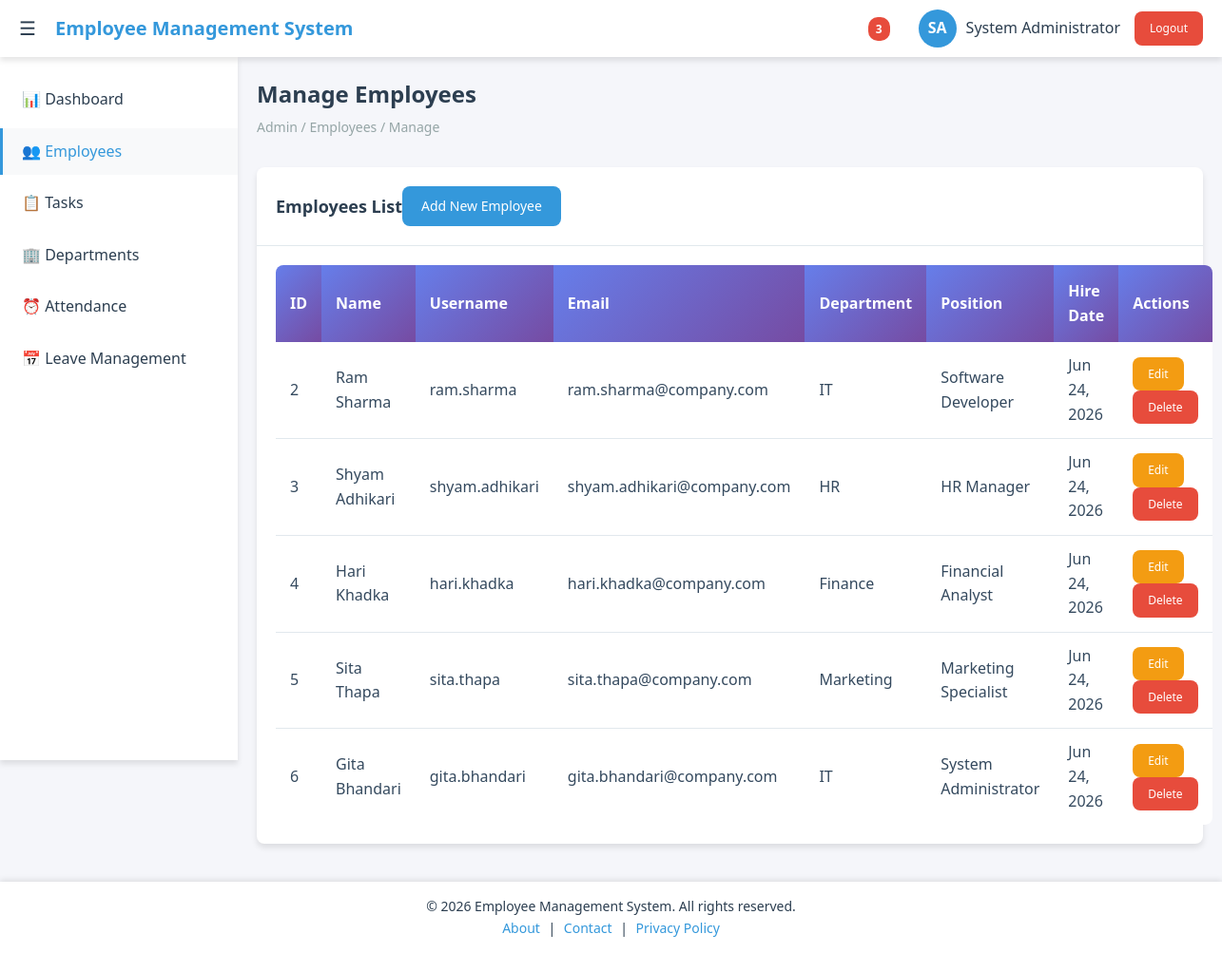
Page /admin/employees/manage.php (signed in) on the committed database.
### tables this page shows
CREATE TABLE users (
    id INT PRIMARY KEY AUTO_INCREMENT,
    username VARCHAR(50) UNIQUE NOT NULL,
    email VARCHAR(100) UNIQUE NOT NULL,
    password VARCHAR(255) NOT NULL,
    first_name VARCHAR(50) NOT NULL,
    last_name VARCHAR(50) NOT NULL,
    role ENUM('admin', 'employee') DEFAULT 'employee',
    department_id INT,
    position VARCHAR(100),
    phone VARCHAR(20),
    hire_date DATE DEFAULT CURRENT_DATE,
    status ENUM('active', 'inactive') DEFAULT 'active',
    created_at TIMESTAMP DEFAULT CURRENT_TIMESTAMP,
    updated_at TIMESTAMP DEFAULT CURRENT_TIMESTAMP ON UPDATE CURRENT_TIMESTAMP
);

CREATE TABLE departments (
    id INT PRIMARY KEY AUTO_INCREMENT,
    name VARCHAR(100) NOT NULL,
    description TEXT,
    manager_id INT,
    status ENUM('active', 'inactive') DEFAULT 'active',
    created_at TIMESTAMP DEFAULT CURRENT_TIMESTAMP
);

### admin/employees/manage.php (the view, shortened to what this page needs)
<?php
include '../../config.php';
$sql = "SELECT u.*, d.name as department_name
        FROM users u
        LEFT JOIN departments d ON u.department_id = d.id
        WHERE u.role = 'employee' AND u.status = 'active'
        ORDER BY u.created_at DESC";
$result = $conn->query($sql);
?>
<!DOCTYPE html>
<html lang="en">
<head>
    <link rel="stylesheet" href="../../assets/css/style.css">
    <link rel="stylesheet" href="../../assets/css/admin.css">
    <link rel="stylesheet" href="../../assets/css/tables.css">
</head>
<body>
    <?php include '../../includes/header.php'; ?>
    <?php include '../../includes/sidebar.php'; ?>
    <main class="main-content">
        <div class="page-header">
            <h1 class="page-title">Manage Employees</h1>
            <div class="breadcrumb">Admin / Employees / Manage</div>
        </div>
        <div class="card">
            <div class="card-header">
                <h2 class="card-title">Employees List</h2>
                <a href="add.php" class="btn btn-primary">Add New Employee</a>
            </div>
            <div class="card-body">
                <table class="table">
                    <thead>
                        <tr>
                            <th>ID</th>
                            <th>Name</th>
                            <th>Username</th>
                            <th>Email</th>
                            <th>Department</th>
                            <th>Position</th>
                            <th>Hire Date</th>
                            <th>Actions</th>
                        </tr>
                    </thead>
                    <tbody>
                        <?php if ($result->num_rows > 0): ?>
                            <?php while ($row = $result->fetch_assoc()): ?>
                                <tr>
                                    <td><?php echo $row['id']; ?></td>
                                    <td><?php echo htmlspecialchars($row['first_name'] . ' ' . $row['last_name']); ?></td>
                                    <td><?php echo htmlspecialchars($row['username']); ?></td>
                                    <td><?php echo htmlspecialchars($row['email']); ?></td>
                                    <td><?php echo htmlspecialchars($row['department_name'] ?? 'N/A'); ?></td>
                                    <td><?php echo htmlspecialchars($row['position']); ?></td>
                                    <td><?php echo date('M d, Y', strtotime($row['hire_date'])); ?></td>
                                    <td>
                                        <a href="edit.php?id=<?php echo $row['id']; ?>" class="btn btn-sm btn-warning">Edit</a>
                                        <a href="manage.php?delete_id=<?php echo $row['id']; ?>"
                                           class="btn btn-sm btn-danger"
                                           onclick="return confirm('Are you sure you want to deactivate this employee?')">Delete</a>
                                    </td>
                                </tr>
                            <?php endwhile; ?>
                        <?php else: ?>
                            <tr>
                                <td colspan="8" class="text-center">No employees found</td>
                            </tr>
                        <?php endif; ?>
                    </tbody>
                </table>
            </div>
        </div>
    </main>
    <?php include '../../includes/footer.php'; ?>
</body>
</html>

### assets/css/style.css (style rules this page uses)
:root { --primary-color: #3498db; --primary-dark: #2980b9; --secondary-color: #2c3e50; --success-color: #27ae60; --warning-color: #f39c12; --danger-color: #e74c3c; --light-color: #ecf0f1; --dark-color: #34495e; --white: #ffffff; --gray: #95a5a6; --gray-light: #bdc3c7; --border-radius: 8px; --box-shadow: 0 4px 6px rgba(0, 0, 0, 0.1); --transition: all 0.3s ease; --sidebar-width: 250px; --header-height: 60px; }
* { margin: 0; padding: 0; box-sizing: border-box; }
body { font-family: 'Segoe UI', Tahoma, Geneva, Verdana, sans-serif; background-color: #f5f6fa; color: var(--secondary-color); line-height: 1.6; }
.main-content { margin-left: var(--sidebar-width); margin-top: var(--header-height); padding: 20px; transition: var(--transition); min-height: calc(100vh - var(--header-height)); }
.page-header { margin-bottom: 30px; }
.page-title { font-size: 24px; font-weight: 600; color: var(--secondary-color); margin-bottom: 5px; }
.breadcrumb { color: var(--gray); font-size: 14px; }
.card { background: var(--white); border-radius: var(--border-radius); box-shadow: var(--box-shadow); margin-bottom: 20px; transition: var(--transition); }
.card-header { padding: 20px; border-bottom: 1px solid #e1e8ed; display: flex; justify-content: between; align-items: center; }
.card-title { font-size: 18px; font-weight: 600; color: var(--secondary-color); }
.card-body { padding: 20px; }
.btn { display: inline-flex; align-items: center; gap: 8px; padding: 10px 20px; border: none; border-radius: var(--border-radius); font-size: 14px; font-weight: 500; cursor: pointer; transition: var(--transition); text-decoration: none; }
.btn-sm { padding: 8px 16px; font-size: 12px; }
.btn-primary { background-color: var(--primary-color); color: var(--white); }
.btn-warning { background-color: var(--warning-color); color: var(--white); }
.btn-danger { background-color: var(--danger-color); color: var(--white); }
.table { width: 100%; border-collapse: collapse; background: var(--white); border-radius: var(--border-radius); overflow: hidden; }
.table th, .table td { padding: 12px 15px; text-align: left; border-bottom: 1px solid #e1e8ed; }
.table th { background-color: #f8f9fa; font-weight: 600; color: var(--secondary-color); }
body { padding-top: 0; }

### assets/css/tables.css (style rules this page uses)
.table { width: 100%; border-collapse: collapse; background: var(--white); }
.table th { background: linear-gradient(135deg, #667eea 0%, #764ba2 100%); color: var(--white); font-weight: 600; padding: 15px; text-align: left; border: none; }
.table td { padding: 12px 15px; border-bottom: 1px solid #e1e8ed; color: var(--dark-color); }
.table tbody tr:last-child td { border-bottom: none; }

### includes/footer.php (style rules this page uses)
body, html { min-height: 100%; display: flex; flex-direction: column; }
.main-content { flex: 1 0 auto; }

### rows in the picture
users: id "2", first_name+last_name "Ram Sharma", username "ram.sharma", email "ram.sharma@company.com", department.name "IT", position "Software Developer", hire_date "Jun 24, 2026"
users: id "3", first_name+last_name "Shyam Adhikari", username "shyam.adhikari", email "shyam.adhikari@company.com", department.name "HR", position "HR Manager", hire_date "Jun 24, 2026"
users: id "4", first_name+last_name "Hari Khadka", username "hari.khadka", email "hari.khadka@company.com", department.name "Finance", position "Financial Analyst", hire_date "Jun 24, 2026"
users: id "5", first_name+last_name "Sita Thapa", username "sita.thapa", email "sita.thapa@company.com", department.name "Marketing", position "Marketing Specialist", hire_date "Jun 24, 2026"
users: id "6", first_name+last_name "Gita Bhandari", username "gita.bhandari", email "gita.bhandari@company.com", department.name "IT", position "System Administrator", hire_date "Jun 24, 2026"

### other values in the picture
$pending_count + $unassigned_count "3"
$_SESSION['first_name'] "System"
$_SESSION['last_name'] "Administrator"
